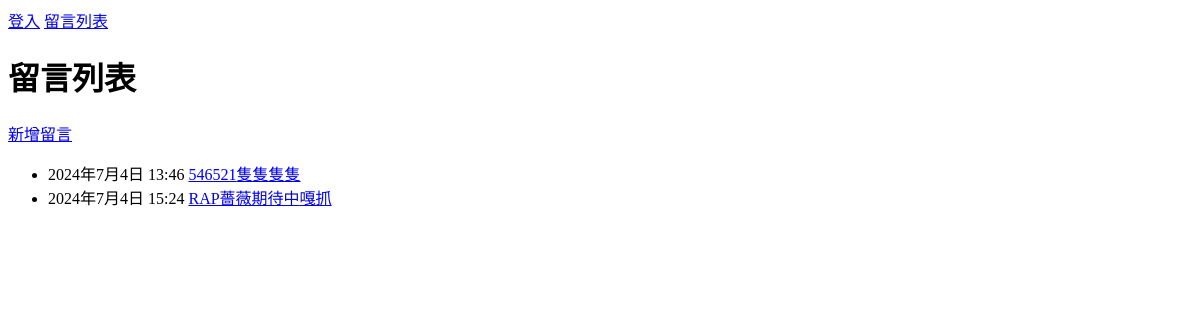
The app's page /message/, older data.
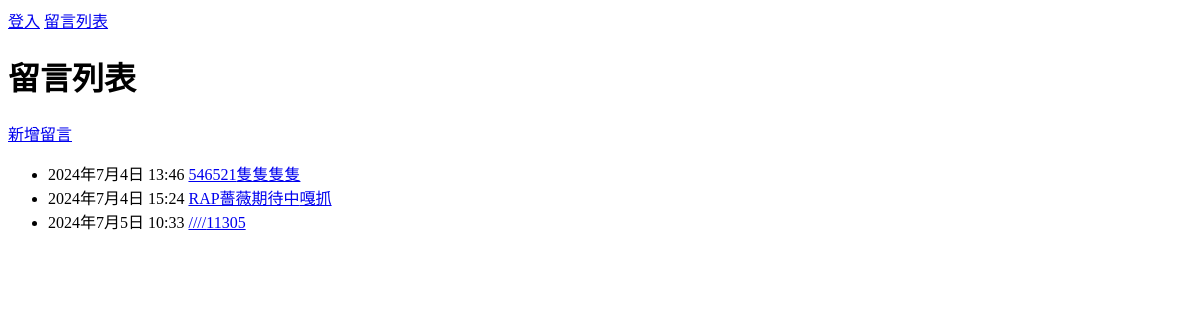
The same page, newer data.
### message/models.py (models this page shows, shortened)
class Message(models.Model):
    user = models.CharField('留言者', max_length=30)
    receipt = models.CharField('收件人', max_length=60)
    subject = models.CharField('留言主題',max_length=128)
    content = models.TextField('留言內容')
    created = models.DateTimeField('留言時間', auto_now_add=True)

### message/views.py (the view)
# urls.py: path('', views.MessageList.as_view(), name='msg_list'),
class MessageList(ListView):
    model = Message
    ordering = ['created', 'id']

### message/templates/message/message_list.html (shortened to what this page needs)
{% extends 'base.html' %}
{% block content %}
<h1>留言列表</h1>
<a href="{% url 'msg_create' %}">新增留言</a>
    <ul>
        {% for  msg in message_list %}
        <li>{{msg.created}}
        <a href="{% url 'msg_read' msg.id %}">{{msg.subject}}{{ msg.user }}</a> </li>
        {% endfor %}
    </ul>
    {% endblock %}

### message/templates/base.html (shortened to what this page needs)
<!DOCTYPE html>
<html lang="en">
<head>
</head>
<body>
    {% if  user.is_authenticated %}
        歡迎 {{ user.username }} !!
        <form action="{% url 'logout' %}" method="post">
            {% csrf_token %}
            <input type="submit" value="登出">
        </form>
    {% else %}
        <a href="{% url 'login' %}">登入</a>
        {%endif%}
    <a href="{% url 'msg_list' %}">留言列表</a>
    {% block content %}{% endblock %}
</body>
</html>

Row changes from the older to the newer data that the page shows:
added Message: created "2024年7月5日 10:33", subject "////", user "11305"
